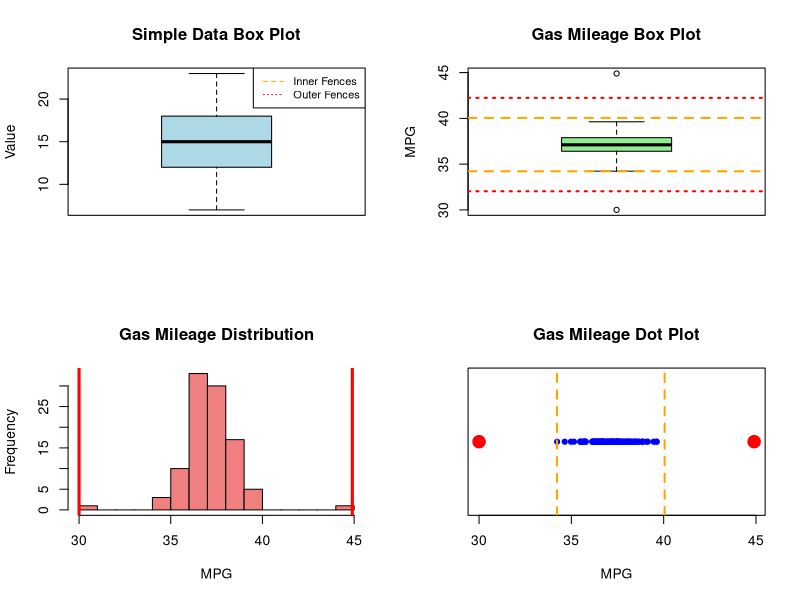

Recreate this plot in R.
# Methods for Detecting Outliers - Basic Concepts
# Box plots, IQR, and fence calculations

# Create output directory
if (!dir.exists("output")) dir.create("output")

cat("Methods for Detecting Outliers\n")
cat("==============================\n\n")

# Simple example for teaching IQR and fence concepts
simple_data <- c(7, 12, 15, 18, 23)
cat("Simple Example for IQR Calculation:\n")
cat("===================================\n")
cat("Data:", paste(simple_data, collapse = ", "), "\n\n")

# Step-by-step IQR calculation
quartiles_simple <- quantile(simple_data, probs = c(0.25, 0.5, 0.75))
iqr_simple <- IQR(simple_data)

cat("STEP-BY-STEP IQR CALCULATION:\n")
cat("=============================\n")
cat("Q1 (25th percentile):", quartiles_simple[1], "\n")
cat("Q2 (50th percentile/median):", quartiles_simple[2], "\n")
cat("Q3 (75th percentile):", quartiles_simple[3], "\n")
cat("IQR = Q3 - Q1 =", quartiles_simple[3], "-", quartiles_simple[1], "=", iqr_simple, "\n\n")

# Fence calculations
cat("FENCE CALCULATIONS:\n")
cat("==================\n")
# Inner fences (1.5 × IQR)
inner_lower <- quartiles_simple[1] - 1.5 * iqr_simple
inner_upper <- quartiles_simple[3] + 1.5 * iqr_simple

# Outer fences (3 × IQR)  
outer_lower <- quartiles_simple[1] - 3 * iqr_simple
outer_upper <- quartiles_simple[3] + 3 * iqr_simple

cat("Inner Fences (1.5 × IQR):\n")
cat("  Lower inner fence = Q1 - 1.5×IQR =", quartiles_simple[1], "- 1.5×", iqr_simple, "=", inner_lower, "\n")
cat("  Upper inner fence = Q3 + 1.5×IQR =", quartiles_simple[3], "+ 1.5×", iqr_simple, "=", inner_upper, "\n\n")

cat("Outer Fences (3 × IQR):\n")
cat("  Lower outer fence = Q1 - 3×IQR =", quartiles_simple[1], "- 3×", iqr_simple, "=", outer_lower, "\n")
cat("  Upper outer fence = Q3 + 3×IQR =", quartiles_simple[3], "+ 3×", iqr_simple, "=", outer_upper, "\n\n")

# Outlier detection for simple data
cat("OUTLIER DETECTION:\n")
cat("=================\n")
cat("Data points:", paste(simple_data, collapse = ", "), "\n")
cat("Inner fence range: [", inner_lower, ", ", inner_upper, "]\n")
cat("Outer fence range: [", outer_lower, ", ", outer_upper, "]\n")

# Check for outliers
mild_outliers <- simple_data[simple_data < inner_lower | simple_data > inner_upper]
extreme_outliers <- simple_data[simple_data < outer_lower | simple_data > outer_upper]

if(length(mild_outliers) > 0) {
  cat("Mild outliers (beyond inner fences):", paste(mild_outliers, collapse = ", "), "\n")
} else {
  cat("No mild outliers detected\n")
}

if(length(extreme_outliers) > 0) {
  cat("Extreme outliers (beyond outer fences):", paste(extreme_outliers, collapse = ", "), "\n")
} else {
  cat("No extreme outliers detected\n")
}
cat("\n")

# Gas mileage data (simulated to match textbook characteristics)
# QL = 35.625, QU = 38.375, median = 37, outliers at 30.0 and 44.9
set.seed(123)
gas_base <- rnorm(98, 37, 1.2)  # 98 normal values
gas_data <- c(gas_base, 30.0, 44.9)  # Add the two outliers

cat("Gas Mileage Data Analysis:\n")
cat("=========================\n")
cat("Sample size:", length(gas_data), "measurements\n")

# Calculate key statistics
gas_quartiles <- quantile(gas_data, probs = c(0.25, 0.5, 0.75))
gas_iqr <- IQR(gas_data)

cat("Five-number summary:\n")
cat("  Minimum:", round(min(gas_data), 2), "\n")
cat("  Q1:", round(gas_quartiles[1], 3), "\n") 
cat("  Median:", round(gas_quartiles[2], 3), "\n")
cat("  Q3:", round(gas_quartiles[3], 3), "\n")
cat("  Maximum:", round(max(gas_data), 2), "\n")
cat("  IQR:", round(gas_iqr, 3), "\n\n")

# Calculate fences for gas data
gas_inner_lower <- gas_quartiles[1] - 1.5 * gas_iqr
gas_inner_upper <- gas_quartiles[3] + 1.5 * gas_iqr
gas_outer_lower <- gas_quartiles[1] - 3 * gas_iqr
gas_outer_upper <- gas_quartiles[3] + 3 * gas_iqr

cat("FENCE CALCULATIONS FOR GAS DATA:\n")
cat("===============================\n")
cat("Inner fences: [", round(gas_inner_lower, 2), ", ", round(gas_inner_upper, 2), "]\n")
cat("Outer fences: [", round(gas_outer_lower, 2), ", ", round(gas_outer_upper, 2), "]\n\n")

# Identify outliers in gas data
gas_mild <- gas_data[gas_data < gas_inner_lower | gas_data > gas_inner_upper]
gas_extreme <- gas_data[gas_data < gas_outer_lower | gas_data > gas_outer_upper]

cat("OUTLIER IDENTIFICATION:\n")
cat("======================\n")
cat("Mild outliers (beyond inner fences):", paste(sort(gas_mild), collapse = ", "), "\n")
cat("Extreme outliers (beyond outer fences):", paste(sort(gas_extreme), collapse = ", "), "\n\n")

# Three causes of outliers explanation
cat("THREE MAIN CAUSES OF OUTLIERS:\n")
cat("==============================\n")
cat("1. MEASUREMENT ERROR:\n")
cat("   - Faulty instruments, recording mistakes, data entry errors\n")
cat("   - Example: A 300 mpg reading due to decimal point error\n\n")

cat("2. DIFFERENT POPULATION:\n")
cat("   - Observation from a different group than intended\n")
cat("   - Example: Hybrid car mixed in with conventional cars\n\n")

cat("3. RARE EVENT:\n")
cat("   - Legitimate but unusual observation from the same population\n")
cat("   - Example: Exceptional driving conditions or vehicle performance\n\n")

# Create basic visualization
png("output/outlier_detection_basics.png", width = 1200, height = 800, res = 120)
par(mfrow = c(2, 2))

# Simple data box plot
boxplot(simple_data, main = "Simple Data Box Plot", ylab = "Value", col = "lightblue")
abline(h = c(inner_lower, inner_upper), col = "orange", lty = 2, lwd = 2)
abline(h = c(outer_lower, outer_upper), col = "red", lty = 3, lwd = 2)
legend("topright", c("Inner Fences", "Outer Fences"), 
       col = c("orange", "red"), lty = c(2, 3), cex = 0.8)

# Gas data box plot
boxplot(gas_data, main = "Gas Mileage Box Plot", ylab = "MPG", col = "lightgreen")
abline(h = c(gas_inner_lower, gas_inner_upper), col = "orange", lty = 2, lwd = 2)
abline(h = c(gas_outer_lower, gas_outer_upper), col = "red", lty = 3, lwd = 2)

# Histogram with outliers highlighted
hist(gas_data, main = "Gas Mileage Distribution", xlab = "MPG", 
     col = "lightcoral", breaks = 15)
abline(v = gas_mild, col = "red", lwd = 3)

# Dot plot showing outliers
stripchart(gas_data, main = "Gas Mileage Dot Plot", xlab = "MPG", 
           method = "stack", pch = 19, col = "blue")
points(gas_mild, rep(1, length(gas_mild)), col = "red", pch = 19, cex = 2)
abline(v = c(gas_inner_lower, gas_inner_upper), col = "orange", lty = 2, lwd = 2)

dev.off()
cat("✓ Basic outlier detection plots saved to output/outlier_detection_basics.png\n")

# Function for complete outlier analysis
outlier_analysis <- function(data, data_name) {
  cat("\n", data_name, " Complete Analysis:\n")
  cat(rep("=", nchar(data_name) + 19), "\n", sep = "")
  
  n <- length(data)
  quartiles <- quantile(data, c(0.25, 0.5, 0.75))
  iqr_val <- IQR(data)
  
  # Fences
  inner_lower <- quartiles[1] - 1.5 * iqr_val
  inner_upper <- quartiles[3] + 1.5 * iqr_val
  outer_lower <- quartiles[1] - 3 * iqr_val
  outer_upper <- quartiles[3] + 3 * iqr_val
  
  # Outliers
  mild <- data[data < inner_lower | data > inner_upper]
  extreme <- data[data < outer_lower | data > outer_upper]
  
  cat("Sample size:", n, "\n")
  cat("Q1:", round(quartiles[1], 3), ", Q3:", round(quartiles[3], 3), "\n")
  cat("IQR:", round(iqr_val, 3), "\n")
  cat("Inner fences: [", round(inner_lower, 2), ", ", round(inner_upper, 2), "]\n")
  cat("Outer fences: [", round(outer_lower, 2), ", ", round(outer_upper, 2), "]\n")
  cat("Mild outliers:", ifelse(length(mild) > 0, paste(sort(mild), collapse = ", "), "None"), "\n")
  cat("Extreme outliers:", ifelse(length(extreme) > 0, paste(sort(extreme), collapse = ", "), "None"), "\n")
  
  return(list(mild = mild, extreme = extreme, fences = c(inner_lower, inner_upper, outer_lower, outer_upper)))
}

# Apply to both datasets
simple_results <- outlier_analysis(simple_data, "Simple Data")
gas_results <- outlier_analysis(gas_data, "Gas Mileage Data")

# Save summary
sink("output/outlier_detection_summary.txt")
cat("OUTLIER DETECTION METHODS SUMMARY\n")
cat("=================================\n\n")
cat("BOX PLOT METHOD:\n")
cat("1. Calculate Q1, Q3, and IQR\n")
cat("2. Inner fences: Q1 ± 1.5×IQR, Q3 ± 1.5×IQR\n")
cat("3. Outer fences: Q1 ± 3×IQR, Q3 ± 3×IQR\n")
cat("4. Mild outliers: Beyond inner fences\n")
cat("5. Extreme outliers: Beyond outer fences\n\n")
cat("ADVANTAGES:\n")
cat("• Visual method\n")
cat("• Robust to existing outliers\n")
cat("• Based on quartiles (not affected by extreme values)\n\n")
cat("THREE CAUSES OF OUTLIERS:\n")
cat("1. Measurement error (investigate and possibly remove)\n")
cat("2. Different population (investigate context)\n")
cat("3. Rare event (legitimate, keep in analysis)\n")
sink()

cat("\n✓ Summary saved to output/outlier_detection_summary.txt\n")
cat("Box plot method complete - ready for method comparison!\n")
